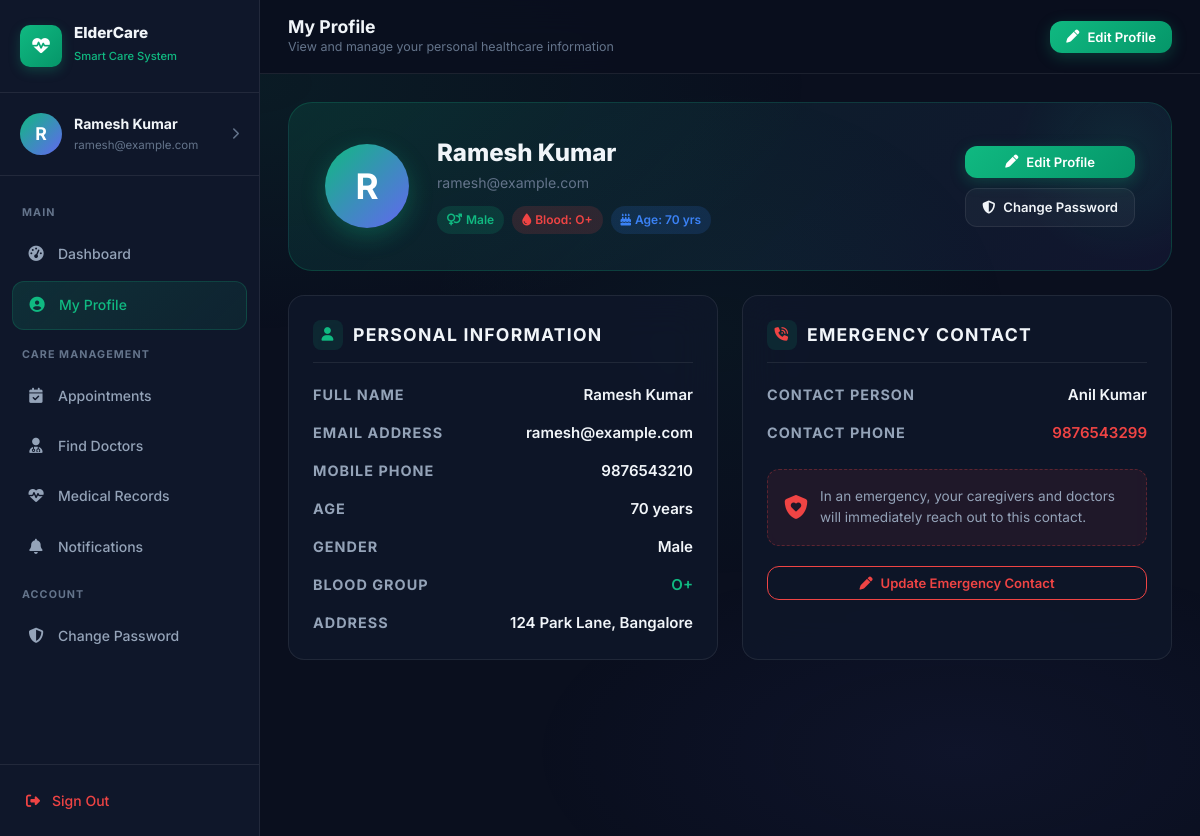
Page /elderly/profile/ (signed in) on the committed database.
### users/models.py (models this page shows, shortened)
class ElderlyProfile(models.Model):
    GENDER_CHOICES = [
        ('Male', 'Male'),
        ('Female', 'Female'),
        ('Other', 'Other'),
        ('Prefer not to say', 'Prefer not to say'),
    ]
    user = models.OneToOneField(User, on_delete=models.CASCADE, related_name='elderly_profile')
    age = models.PositiveIntegerField(null=True, blank=True)
    gender = models.CharField(max_length=20, choices=GENDER_CHOICES, blank=True)
    phone = models.CharField(max_length=20, blank=True)
    address = models.TextField(blank=True)
    blood_group = models.CharField(max_length=10, blank=True)
    emergency_contact_name = models.CharField(max_length=100, blank=True)
    emergency_contact_phone = models.CharField(max_length=20, blank=True)
    created_at = models.DateTimeField(auto_now_add=True)
    @property
    def full_name(self):
        return self.user.get_full_name() or self.user.username

### users/views.py (the view)
    @login_required
    def wrapper(request, *args, **kwargs):
        if not hasattr(request.user, 'elderly_profile') and not (request.user.is_staff or request.user.is_superuser):
            messages.error(request, "Access restricted to User (Elder User) accounts.")
            return redirect('login_redirect')
        return view_func(request, *args, **kwargs)

### users/templates/user/profile.html (shortened to what this page needs)
{% load static %}
<!DOCTYPE html>
<html lang="en">
<head>
  <link rel="stylesheet" href="{% static 'css/main.css' %}?v=2.2" />
  <link rel="stylesheet" href="{% static 'css/dashboard.css' %}?v=2.2" />
  <link rel="stylesheet" href="{% static 'css/profile.css' %}?v=2.2" />
  <link rel="stylesheet" href="https://cdnjs.cloudflare.com/ajax/libs/font-awesome/6.5.1/css/all.min.css" />
</head>
<body>
  <div class="bg-gradient-mesh"></div>
  <div class="app-layout">
    <aside class="sidebar" id="sidebar">
      <div class="sidebar-header">
        <a href="{% url 'elderly_dashboard' %}" class="sidebar-brand">
          <div class="sidebar-logo"><i class="fas fa-heart-pulse"></i></div>
          <div class="sidebar-brand-text">
            <h3>ElderCare</h3>
            <span>Smart Care System</span>
          </div>
        </a>
      </div>
      <a href="{% url 'elderly_profile' %}" class="sidebar-user">
        <div class="avatar" id="sidebar_avatar" style="width:42px;height:42px;font-size:1.1rem;background:linear-gradient(135deg,var(--primary),var(--accent));display:flex;align-items:center;justify-content:center;border-radius:50%;color:white;font-weight:700;">
          {{ profile.full_name|default:request.user.username|first|upper }}
        </div>
        <div class="sidebar-user-info">
          <div class="user-name" id="sidebar_user_name">{{ profile.full_name|default:request.user.username }}</div>
          <div class="user-email">{{ request.user.email }}</div>
        </div>
        <i class="fas fa-chevron-right" style="color:var(--text-muted);font-size:0.75rem;"></i>
      </a>
      <nav class="sidebar-nav">
        <span class="nav-section-label">Main</span>
        <a href="{% url 'elderly_dashboard' %}" class="nav-link"><span class="nav-icon"><i class="fas fa-gauge-high"></i></span>Dashboard</a>
        <a href="{% url 'elderly_profile' %}" class="nav-link active"><span class="nav-icon"><i class="fas fa-user-circle"></i></span>My Profile</a>
        <span class="nav-section-label">Care Management</span>
        <a href="{% url 'elderly_appointments' %}" class="nav-link"><span class="nav-icon"><i class="fas fa-calendar-check"></i></span>Appointments</a>
        <a href="{% url 'doctors' %}" class="nav-link"><span class="nav-icon"><i class="fas fa-user-doctor"></i></span>Find Doctors</a>
        <a href="{% url 'elderly_medical' %}" class="nav-link"><span class="nav-icon"><i class="fas fa-heart-pulse"></i></span>Medical Records</a>
        <a href="{% url 'notifications' %}" class="nav-link"><span class="nav-icon"><i class="fas fa-bell"></i></span>Notifications</a>
        <span class="nav-section-label">Account</span>
        <a href="{% url 'change_password' %}" class="nav-link"><span class="nav-icon"><i class="fas fa-shield-alt"></i></span>Change Password</a>
      </nav>
      <div class="sidebar-footer">
        <form method="POST" action="{% url 'logout' %}" style="margin:0; width:100%;">
          <button type="submit" class="sidebar-logout" style="width:100%; text-align:left; background:none; border:none; cursor:pointer;">
            <span class="nav-icon"><i class="fas fa-right-from-bracket"></i></span>Sign Out
          </button>
        </form>
      </div>
    </aside>
    <main class="main-content">
      <header class="topbar">
        <div class="topbar-left">
          <div class="topbar-title">
            <h2>My Profile</h2>
            <p>View and manage your personal healthcare information</p>
          </div>
        </div>
        <div class="topbar-right">
          <button type="button" class="btn btn-primary btn-sm" id="btn_edit_profile_top">
            <i class="fas fa-pen"></i> <span class="hide-mobile">Edit Profile</span>
          </button>
        </div>
      </header>
      <div class="page-content">
        <div class="profile-hero">
          <div class="avatar" id="hero_avatar" style="width:84px; height:84px; font-size:2.2rem; background:linear-gradient(135deg,var(--primary),var(--accent)); display:flex; align-items:center; justify-content:center; border-radius:50%; color:white; font-weight:700; box-shadow:0 8px 24px rgba(16,185,129,0.3);">
            {{ profile.full_name|default:request.user.username|first|upper }}
          </div>
          <div class="profile-hero-info">
            <h2 id="hero_full_name">{{ profile.full_name|default:request.user.username }}</h2>
            <div class="profile-email">{{ request.user.email }}</div>
            <div class="profile-hero-badges" id="hero_badges" style="display:flex; flex-wrap:wrap; gap:8px; margin-top:8px;">
              {% if profile.gender %}
                <span class="badge badge-success"><i class="fas fa-venus-mars"></i> {{ profile.gender }}</span>
              {% endif %}
              {% if profile.blood_group %}
                <span class="badge badge-danger"><i class="fas fa-droplet"></i> Blood: {{ profile.blood_group }}</span>
              {% endif %}
              {% if profile.age %}
                <span class="badge badge-info"><i class="fas fa-birthday-cake"></i> Age: {{ profile.age }} yrs</span>
              {% endif %}
            </div>
          </div>
          <div class="profile-hero-actions hide-mobile" style="margin-left:auto; display:flex; gap:10px;">
            <button type="button" class="btn btn-primary btn-sm" id="btn_edit_profile_hero">
              <i class="fas fa-pen"></i> Edit Profile
            </button>
            <a href="{% url 'change_password' %}" class="btn btn-ghost btn-sm">
              <i class="fas fa-shield-alt"></i> Change Password
            </a>
          </div>
        </div>
        <div class="profile-grid" style="display:grid; grid-template-columns: repeat(auto-fit, minmax(320px, 1fr)); gap:24px; margin-top:24px;">
          <div class="profile-section animate-fadeInUp delay-1" style="background:var(--bg-card); border:1px solid var(--bg-glass-border); border-radius:var(--radius-lg); padding:24px;">
            <div class="profile-section-title" style="display:flex; align-items:center; gap:10px; font-size:1.1rem; font-weight:700; margin-bottom:20px; color:var(--text-primary); border-bottom:1px solid var(--bg-glass-border); padding-bottom:12px;">
              <i class="fas fa-user" style="color:var(--primary)"></i> Personal Information
            </div>
            <div class="details-list" style="display:flex; flex-direction:column; gap:14px;">
              <div class="detail-item" style="display:flex; justify-content:space-between; align-items:center;">
                <span class="detail-label" style="color:var(--text-secondary); font-size:0.9rem;">Full Name</span>
                <span class="detail-value" id="disp_full_name" style="font-weight:600; color:var(--text-primary);">{{ profile.full_name|default:request.user.username }}</span>
              </div>
              <div class="detail-item" style="display:flex; justify-content:space-between; align-items:center;">
                <span class="detail-label" style="color:var(--text-secondary); font-size:0.9rem;">Email Address</span>
                <span class="detail-value" style="font-weight:600; color:var(--text-primary);">{{ request.user.email }}</span>
              </div>
              <div class="detail-item" style="display:flex; justify-content:space-between; align-items:center;">
                <span class="detail-label" style="color:var(--text-secondary); font-size:0.9rem;">Mobile Phone</span>
                <span class="detail-value" id="disp_phone" style="font-weight:600; color:var(--text-primary);">{{ profile.phone|default:"—" }}</span>
              </div>
              <div class="detail-item" style="display:flex; justify-content:space-between; align-items:center;">
                <span class="detail-label" style="color:var(--text-secondary); font-size:0.9rem;">Age</span>
                <span class="detail-value" id="disp_age" style="font-weight:600; color:var(--text-primary);">{{ profile.age|default:"—" }}{% if profile.age %} years{% endif %}</span>
              </div>
              <div class="detail-item" style="display:flex; justify-content:space-between; align-items:center;">
                <span class="detail-label" style="color:var(--text-secondary); font-size:0.9rem;">Gender</span>
                <span class="detail-value" id="disp_gender" style="font-weight:600; color:var(--text-primary);">{{ profile.gender|default:"—" }}</span>
              </div>
              <div class="detail-item" style="display:flex; justify-content:space-between; align-items:center;">
                <span class="detail-label" style="color:var(--text-secondary); font-size:0.9rem;">Blood Group</span>
                <span class="detail-value" id="disp_blood" style="font-weight:600; color:var(--primary);">{{ profile.blood_group|default:"Not specified" }}</span>
              </div>
              <div class="detail-item" style="display:flex; justify-content:space-between; align-items:flex-start;">
                <span class="detail-label" style="color:var(--text-secondary); font-size:0.9rem;">Address</span>
                <span class="detail-value" id="disp_address" style="font-weight:600; color:var(--text-primary); text-align:right; max-width:60%;">{{ profile.address|default:"Not provided" }}</span>
              </div>
            </div>
          </div>
          <div class="profile-section animate-fadeInUp delay-2" style="background:var(--bg-card); border:1px solid var(--bg-glass-border); border-radius:var(--radius-lg); padding:24px;">
            <div class="profile-section-title" style="display:flex; align-items:center; gap:10px; font-size:1.1rem; font-weight:700; margin-bottom:20px; color:var(--text-primary); border-bottom:1px solid var(--bg-glass-border); padding-bottom:12px;">
              <i class="fas fa-phone-volume" style="color:var(--danger)"></i> Emergency Contact
            </div>
            <div class="details-list" style="display:flex; flex-direction:column; gap:14px;">
              <div class="detail-item" style="display:flex; justify-content:space-between; align-items:center;">
                <span class="detail-label" style="color:var(--text-secondary); font-size:0.9rem;">Contact Person</span>
                <span class="detail-value" id="disp_ec_name" style="font-weight:600; color:var(--text-primary);">{{ profile.emergency_contact_name|default:"Not provided" }}</span>
              </div>
              <div class="detail-item" style="display:flex; justify-content:space-between; align-items:center;">
                <span class="detail-label" style="color:var(--text-secondary); font-size:0.9rem;">Contact Phone</span>
                <span class="detail-value" id="disp_ec_phone" style="font-weight:600; color:var(--danger);">{{ profile.emergency_contact_phone|default:"Not provided" }}</span>
              </div>
            </div>
            <div style="margin-top:24px; padding:16px; background:rgba(239,68,68,0.08); border:1px dashed rgba(239,68,68,0.3); border-radius:var(--radius-md);">
              <div style="display:flex; gap:12px; align-items:center;">
                <i class="fas fa-shield-heart" style="font-size:1.5rem; color:var(--danger);"></i>
                <div style="font-size:0.85rem; color:var(--text-secondary);">
                  In an emergency, your caregivers and doctors will immediately reach out to this contact.
                </div>
              </div>
            </div>
            <div style="margin-top:20px;">
              <button type="button" class="btn btn-outline btn-sm" id="btn_edit_profile_ec" style="border-color:var(--danger); color:var(--danger); width:100%; justify-content:center;">
                <i class="fas fa-pen"></i> Update Emergency Contact
              </button>
            </div>
          </div>
        </div>
      </div>
    </main>
  </div>
</body>
</html>

### rows in the picture
ElderlyProfile: full_name|first "R", full_name "Ramesh Kumar", gender "Male", blood_group "O+", age "70", phone "9876543210", address "124 Park Lane, Bangalore", emergency_contact_name "Anil Kumar", emergency_contact_phone "9876543299"

### other values in the picture
{{ request.user.email }} "ramesh@example.com"
